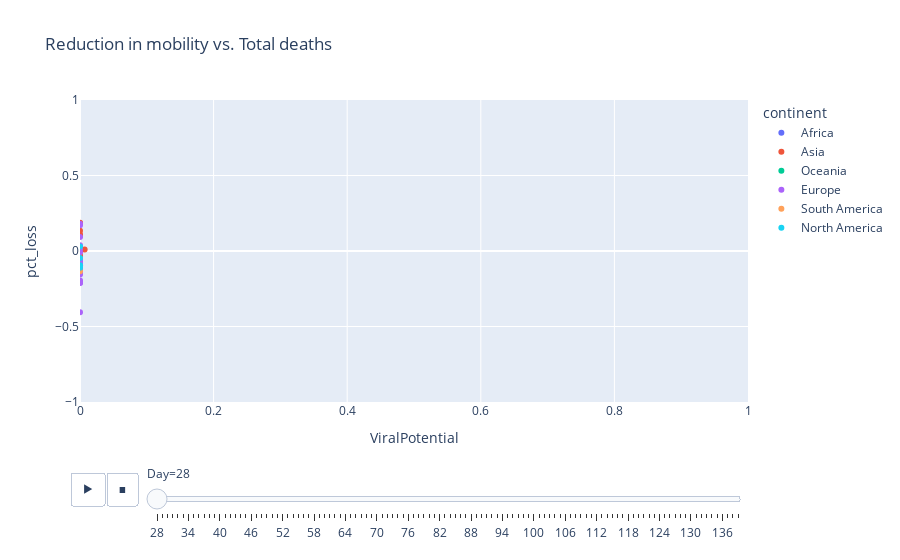

Write notebook code for a chart like this one.
### Code cell
df = df.sort_values(['Day', 'Country'])

fig = px.scatter(df, x="ViralPotential", y="pct_loss", animation_frame="Day", animation_group="Country",
           color="continent", hover_name="Country",
                 title='Reduction in mobility vs. Total deaths',
           range_x=[0,1], range_y=[-1,1]) #, range_x=[100,100000], range_y=[25,90]


fig.show()

### Figure 1 — Plotly figure (JSON) as saved in the notebook; plotly's stock layout.template omitted (floating-point values rounded to 4 significant figures)
{"data": [{"hovertemplate": "<b>%{hovertext}</b><br><br>continent=Africa<br>Day=28<br>ViralPotential=%{x}<br>pct_loss=%{y}<extra></extra>", "hovertext": ["Algeria"], "ids": ["Algeria"], "legendgroup": "Africa", "marker": {"color": "#636efa", "symbol": "circle"}, "mode": "markers", "name": "Africa", "orientation": "v", "showlegend": true, "type": "scatter", "x": [0], "xaxis": "x", "y": [0.1005], "yaxis": "y"}, {"hovertemplate": "<b>%{hovertext}</b><br><br>continent=Asia<br>Day=28<br>ViralPotential=%{x}<br>pct_loss=%{y}<extra></extra>", "hovertext": ["Armenia", "Bahrain", "China", "India", "Indonesia", "Israel", "Japan", "Malaysia", "Philippines", "Qatar", "Singapore", "South Korea", "Sri Lanka", "Thailand", "United Arab Emirates"], "ids": ["Armenia", "Bahrain", "China", "India", "Indonesia", "Israel", "Japan", "Malaysia", "Philippines", "Qatar", "Singapore", "South Korea", "Sri Lanka", "Thailand", "United Arab Emirates"], "legendgroup": "Asia", "marker": {"color": "#EF553B", "symbol": "circle"}, "mode": "markers", "name": "Asia", "orientation": "v", "showlegend": true, "type": "scatter", "x": [0, 0, 0.006938, 0, 0, 0, 7.498e-06, 6.788e-06, 0, 0, 7.629e-06, 7.426e-06, 1.318e-06, 2.249e-05, 2.198e-06], "xaxis": "x", "y": [0.1339, -0.09871, 0.009717, -0.02793, 0.1872, 0.1814, 0.02587, -0.04744, 0.0157, -0.08816, -0.04674, -0.003583, -0.0495, -0.09629, 0.1086], "yaxis": "y"}, {"hovertemplate": "<b>%{hovertext}</b><br><br>continent=Oceania<br>Day=28<br>ViralPotential=%{x}<br>pct_loss=%{y}<extra></extra>", "hovertext": ["Australia", "New Zealand"], "ids": ["Australia", "New Zealand"], "legendgroup": "Oceania", "marker": {"color": "#00cc96", "symbol": "circle"}, "mode": "markers", "name": "Oceania", "orientation": "v", "showlegend": true, "type": "scatter", "x": [7.044e-06, 0], "xaxis": "x", "y": [-0.1253, -0.1453], "yaxis": "y"}, {"hovertemplate": "<b>%{hovertext}</b><br><br>continent=Europe<br>Day=28<br>ViralPotential=%{x}<br>pct_loss=%{y}<extra></extra>", "hovertext": ["Austria", "Belarus", "Belgium", "Croatia", "Czech Republic", "Denmark", "Estonia", "Finland", "France", "Germany", "Greece", "Iceland", "Ireland", "Italy", "Luxembourg", "Netherlands", "Norway", "Romania", "Russia", "Spain", "Sweden", "Switzerland", "United Kingdom"], "ids": ["Austria", "Belarus", "Belgium", "Croatia", "Czech Republic", "Denmark", "Estonia", "Finland", "France", "Germany", "Greece", "Iceland", "Ireland", "Italy", "Luxembourg", "Netherlands", "Norway", "Romania", "Russia", "Spain", "Sweden", "Switzerland", "United Kingdom"], "legendgroup": "Europe", "marker": {"color": "#ab63fa", "symbol": "circle"}, "mode": "markers", "name": "Europe", "orientation": "v", "showlegend": true, "type": "scatter", "x": [0, 0, 0, 0, 0, 0, 0, 0, 7.057e-06, 2.346e-06, 0, 0, 0, 0, 0, 0, 0, 0, 0, 0, 0, 0, 0], "xaxis": "x", "y": [0.03733, -0.4054, -0.1273, -0.1946, -0.08653, -0.1441, -0.2124, -0.131, -0.05228, -0.1105, 0.09322, -0.2054, -0.0729, -0.06736, -0.2109, -0.08757, -0.1262, 0.1813, -0.008313, 0.1711, -0.1551, 0.01162, -0.0537], "yaxis": "y"}, {"hovertemplate": "<b>%{hovertext}</b><br><br>continent=South America<br>Day=28<br>ViralPotential=%{x}<br>pct_loss=%{y}<extra></extra>", "hovertext": ["Brazil"], "ids": ["Brazil"], "legendgroup": "South America", "marker": {"color": "#FFA15A", "symbol": "circle"}, "mode": "markers", "name": "South America", "orientation": "v", "showlegend": true, "type": "scatter", "x": [0], "xaxis": "x", "y": [-0.1344], "yaxis": "y"}, {"hovertemplate": "<b>%{hovertext}</b><br><br>continent=North America<br>Day=28<br>ViralPotential=%{x}<br>pct_loss=%{y}<extra></extra>", "hovertext": ["Canada", "Dominican Republic", "Mexico", "United States"], "ids": ["Canada", "Dominican Republic", "Mexico", "United States"], "legendgroup": "North America", "marker": {"color": "#19d3f3", "symbol": "circle"}, "mode": "markers", "name": "North America", "orientation": "v", "showlegend": true, "type": "scatter", "x": [4.249e-06, 0, 0, 1.173e-05], "xaxis": "x", "y": [-0.09416, 0.02935, -0.1117, -0.04712], "yaxis": "y"}], "layout": {"legend": {"title": {"text": "continent"}, "tracegroupgap": 0}, "sliders": [{"active": 0, "currentvalue": {"prefix": "Day="}, "len": 0.9, "pad": {"b": 10, "t": 60}, "steps": [{"args": [["28"], {"frame": {"duration": 0, "redraw": false}, "fromcurrent": true, "mode": "immediate", "transition": {"duration": 0, "easing": "linear"}}], "label": "28", "method": "animate"}, {"args": [["29"], {"frame": {"duration": 0, "redraw": false}, "fromcurrent": true, "mode": "immediate", "transition": {"duration": 0, "easing": "linear"}}], "label": "29", "method": "animate"}, {"args": [["30"], {"frame": {"duration": 0, "redraw": false}, "fromcurrent": true, "mode": "immediate", "transition": {"duration": 0, "easing": "linear"}}], "label": "30", "method": "animate"}, {"args": [["31"], {"frame": {"duration": 0, "redraw": false}, "fromcurrent": true, "mode": "immediate", "transition": {"duration": 0, "easing": "linear"}}], "label": "31", "method": "animate"}, {"args": [["32"], {"frame": {"duration": 0, "redraw": false}, "fromcurrent": true, "mode": "immediate", "transition": {"duration": 0, "easing": "linear"}}], "label": "32", "method": "animate"}, {"args": [["33"], {"frame": {"duration": 0, "redraw": false}, "fromcurrent": true, "mode": "immediate", "transition": {"duration": 0, "easing": "linear"}}], "label": "33", "method": "animate"}, {"args": [["34"], {"frame": {"duration": 0, "redraw": false}, "fromcurrent": true, "mode": "immediate", "transition": {"duration": 0, "easing": "linear"}}], "label": "34", "method": "animate"}, {"args": [["35"], {"frame": {"duration": 0, "redraw": false}, "fromcurrent": true, "mode": "immediate", "transition": {"duration": 0, "easing": "linear"}}], "label": "35", "method": "animate"}, {"args": [["36"], {"frame": {"duration": 0, "redraw": false}, "fromcurrent": true, "mode": "immediate", "transition": {"duration": 0, "easing": "linear"}}], "label": "36", "method": "animate"}, {"args": [["37"], {"frame": {"duration": 0, "redraw": false}, "fromcurrent": true, "mode": "immediate", "transition": {"duration": 0, "easing": "linear"}}], "label": "37", "method": "animate"}, {"args": [["38"], {"frame": {"duration": 0, "redraw": false}, "fromcurrent": true, "mode": "immediate", "transition": {"duration": 0, "easing": "linear"}}], "label": "38", "method": "animate"}, {"args": [["39"], {"frame": {"duration": 0, "redraw": false}, "fromcurrent": true, "mode": "immediate", "transition": {"duration": 0, "easing": "linear"}}], "label": "39", "method": "animate"}, {"args": [["40"], {"frame": {"duration": 0, "redraw": false}, "fromcurrent": true, "mode": "immediate", "transition": {"duration": 0, "easing": "linear"}}], "label": "40", "method": "animate"}, {"args": [["41"], {"frame": {"duration": 0, "redraw": false}, "fromcurrent": true, "mode": "immediate", "transition": {"duration": 0, "easing": "linear"}}], "label": "41", "method": "animate"}, {"args": [["42"], {"frame": {"duration": 0, "redraw": false}, "fromcurrent": true, "mode": "immediate", "transition": {"duration": 0, "easing": "linear"}}], "label": "42", "method": "animate"}, {"args": [["43"], {"frame": {"duration": 0, "redraw": false}, "fromcurrent": true, "mode": "immediate", "transition": {"duration": 0, "easing": "linear"}}], "label": "43", "method": "animate"}, {"args": [["44"], {"frame": {"duration": 0, "redraw": false}, "fromcurrent": true, "mode": "immediate", "transition": {"duration": 0, "easing": "linear"}}], "label": "44", "method": "animate"}, {"args": [["45"], {"frame": {"duration": 0, "redraw": false}, "fromcurrent": true, "mode": "immediate", "transition": {"duration": 0, "easing": "linear"}}], "label": "45", "method": "animate"}, {"args": [["46"], {"frame": {"duration": 0, "redraw": false}, "fromcurrent": true, "mode": "immediate", "transition": {"duration": 0, "easing": "linear"}}], "label": "46", "method": "animate"}, {"args": [["47"], {"frame": {"duration": 0, "redraw": false}, "fromcurrent": true, "mode": "immediate", "transition": {"duration": 0, "easing": "linear"}}], "label": "47", "method": "animate"}, {"args": [["48"], {"frame": {"duration": 0, "redraw": false}, "fromcurrent": true, "mode": "immediate", "transition": {"duration": 0, "easing": "linear"}}], "label": "48", "method": "animate"}, {"args": [["49"], {"frame": {"duration": 0, "redraw": false}, "fromcurrent": true, "mode": "immediate", "transition": {"duration": 0, "easing": "linear"}}], "label": "49", "method": "animate"}, {"args": [["50"], {"frame": {"duration": 0, "redraw": false}, "fromcurrent": true, "mode": "immediate", "transition": {"duration": 0, "easing": "linear"}}], "label": "50", "method": "animate"}, {"args": [["51"], {"frame": {"duration": 0, "redraw": false}, "fromcurrent": true, "mode": "immediate", "transition": {"duration": 0, "easing": "linear"}}], "label": "51", "method": "animate"}, {"args": [["52"], {"frame": {"duration": 0, "redraw": false}, "fromcurrent": true, "mode": "immediate", "transition": {"duration": 0, "easing": "linear"}}], "label": "52", "method": "animate"}, {"args": [["53"], {"frame": {"duration": 0, "redraw": false}, "fromcurrent": true, "mode": "immediate", "transition": {"duration": 0, "easing": "linear"}}], "label": "53", "method": "animate"}, {"args": [["54"], {"frame": {"duration": 0, "redraw": false}, "fromcurrent": true, "mode": "immediate", "transition": {"duration": 0, "easing": "linear"}}], "label": "54", "method": "animate"}, {"args": [["55"], {"frame": {"duration": 0, "redraw": false}, "fromcurrent": true, "mode": "immediate", "transition": {"duration": 0, "easing": "linear"}}], "label": "55", "method": "animate"}, {"args": [["56"], {"frame": {"duration": 0, "redraw": false}, "fromcurrent": true, "mode": "immediate", "transition": {"duration": 0, "easing": "linear"}}], "label": "56", "method": "animate"}, {"args": [["57"], {"frame": {"duration": 0, "redraw": false}, "fromcurrent": true, "mode": "immediate", "transition": {"duration": 0, "easing": "linear"}}], "label": "57", "method": "animate"}, {"args": [["58"], {"frame": {"duration": 0, "redraw": false}, "fromcurrent": true, "mode": "immediate", "transition": {"duration": 0, "easing": "linear"}}], "label": "58", "method": "animate"}, {"args": [["59"], {"frame": {"duration": 0, "redraw": false}, "fromcurrent": true, "mode": "immediate", "transition": {"duration": 0, "easing": "linear"}}], "label": "59", "method": "animate"}, {"args": [["60"], {"frame": {"duration": 0, "redraw": false}, "fromcurrent": true, "mode": "immediate", "transition": {"duration": 0, "easing": "linear"}}], "label": "60", "method": "animate"}, {"args": [["61"], {"frame": {"duration": 0, "redraw": false}, "fromcurrent": true, "mode": "immediate", "transition": {"duration": 0, "easing": "linear"}}], "label": "61", "method": "animate"}, {"args": [["62"], {"frame": {"duration": 0, "redraw": false}, "fromcurrent": true, "mode": "immediate", "transition": {"duration": 0, "easing": "linear"}}], "label": "62", "method": "animate"}, {"args": [["63"], {"frame": {"duration": 0, "redraw": false}, "fromcurrent": true, "mode": "immediate", "transition": {"duration": 0, "easing": "linear"}}], "label": "63", "method": "animate"}, {"args": [["64"], {"frame": {"duration": 0, "redraw": false}, "fromcurrent": true, "mode": "immediate", "transition": {"duration": 0, "easing": "linear"}}], "label": "64", "method": "animate"}, {"args": [["65"], {"frame": {"duration": 0, "redraw": false}, "fromcurrent": true, "mode": "immediate", "transition": {"duration": 0, "easing": "linear"}}], "label": "65", "method": "animate"}, {"args": [["66"], {"frame": {"duration": 0, "redraw": false}, "fromcurrent": true, "mode": "immediate", "transition": {"duration": 0, "easing": "linear"}}], "label": "66", "method": "animate"}, {"args": [["67"], {"frame": {"duration": 0, "redraw": false}, "fromcurrent": true, "mode": "immediate", "transition": {"duration": 0, "easing": "linear"}}], "label": "67", "method": "animate"}, {"args": [["68"], {"frame": {"duration": 0, "redraw": false}, "fromcurrent": true, "mode": "immediate", "transition": {"duration": 0, "easing": "linear"}}], "label": "68", "method": "animate"}, {"args": [["69"], {"frame": {"duration": 0, "redraw": false}, "fromcurrent": true, "mode": "immediate", "transition": {"duration": 0, "easing": "linear"}}], "label": "69", "method": "animate"}, {"args": [["70"], {"frame": {"duration": 0, "redraw": false}, "fromcurrent": true, "mode": "immediate", "transition": {"duration": 0, "easing": "linear"}}], "label": "70", "method": "animate"}, {"args": [["71"], {"frame": {"duration": 0, "redraw": false}, "fromcurrent": true, "mode": "immediate", "transition": {"duration": 0, "easing": "linear"}}], "label": "71", "method": "animate"}, {"args": [["72"], {"frame": {"duration": 0, "redraw": false}, "fromcurrent": true, "mode": "immediate", "transition": {"duration": 0, "easing": "linear"}}], "label": "72", "method": "animate"}, {"args": [["73"], {"frame": {"duration": 0, "redraw": false}, "fromcurrent": true, "mode": "immediate", "transition": {"duration": 0, "easing": "linear"}}], "label": "73", "method": "animate"}, {"args": [["74"], {"frame": {"duration": 0, "redraw": false}, "fromcurrent": true, "mode": "immediate", "transition": {"duration": 0, "easing": "linear"}}], "label": "74", "method": "animate"}, {"args": [["75"], {"frame": {"duration": 0, "redraw": false}, "fromcurrent": true, "mode": "immediate", "transition": {"duration": 0, "easing": "linear"}}], "label": "75", "method": "animate"}, {"args": [["76"], {"frame": {"duration": 0, "redraw": false}, "fromcurrent": true, "mode": "immediate", "transition": {"duration": 0, "easing": "linear"}}], "label": "76", "method": "animate"}, {"args": [["77"], {"frame": {"duration": 0, "redraw": false}, "fromcurrent": true, "mode": "immediate", "transition": {"duration": 0, "easing": "linear"}}], "label": "77", "method": "animate"}, {"args": [["78"], {"frame": {"duration": 0, "redraw": false}, "fromcurrent": true, "mode": "immediate", "transition": {"duration": 0, "easing": "linear"}}], "label": "78", "method": "animate"}, {"args": [["79"], {"frame": {"duration": 0, "redraw": false}, "fromcurrent": true, "mode": "immediate", "transition": {"duration": 0, "easing": "linear"}}], "label": "79", "method": "animate"}, {"args": [["80"], {"frame": {"duration": 0, "redraw": false}, "fromcurrent": true, "mode": "immediate", "transition": {"duration": 0, "easing": "linear"}}], "label": "80", "method": "animate"}, {"args": [["81"], {"frame": {"duration": 0, "redraw": false}, "fromcurrent": true, "mode": "immediate", "transition": {"duration": 0, "easing": "linear"}}], "label": "81", "method": "animate"}, {"args": [["82"], {"frame": {"duration": 0, "redraw": false}, "fromcurrent": true, "mode": "immediate", "transition": {"duration": 0, "easing": "linear"}}], "label": "82", "method": "animate"}, {"args": [["83"], {"frame": {"duration": 0, "redraw": false}, "fromcurrent": true, "mode": "immediate", "transition": {"duration": 0, "easing": "linear"}}], "label": "83", "method": "animate"}, {"args": [["84"], {"frame": {"duration": 0, "redraw": false}, "fromcurrent": true, "mode": "immediate", "transition": {"duration": 0, "easing": "linear"}}], "label": "84", "method": "animate"}, {"args": [["85"], {"frame": {"duration": 0, "redraw": false}, "fromcurrent": true, "mode": "immediate", "transition": {"duration": 0, "easing": "linear"}}], "label": "85", "method": "animate"}, {"args": [["86"], {"frame": {"duration": 0, "redraw": false}, "fromcurrent": true, "mode": "immediate", "transition": {"duration": 0, "easing": "linear"}}], "label": "86", "method": "animate"}, {"args": [["87"], {"frame": {"duration": 0, "redraw": false}, "fromcurrent": true, "mode": "immediate", "transition": {"duration": 0, "easing": "linear"}}], "label": "87", "method": "animate"}, {"args": [["88"], {"frame": {"duration": 0, "redraw": false}, "fromcurrent": true, "mode": "immediate", "transition": {"duration": 0, "easing": "linear"}}], "label": "88", "method": "animate"}, {"args": [["89"], {"frame": {"duration": 0, "redraw": false}, "fromcurrent": true, "mode": "immediate", "transition": {"duration": 0, "easing": "linear"}}], "label": "89", "method": "animate"}, {"args": [["90"], {"frame": {"duration": 0, "redraw": false}, "fromcurrent": true, "mode": "immediate", "transition": {"duration": 0, "easing": "linear"}}], "label": "90", "method": "animate"}, {"args": [["91"], {"frame": {"duration": 0, "redraw": false}, "fromcurrent": true, "mode": "immediate", "transition": {"duration": 0, "easing": "linear"}}], "label": "91", "method": "animate"}, {"args": [["92"], {"frame": {"duration": 0, "redraw": false}, "fromcurrent": true, "mode": "immediate", "transition": {"duration": 0, "easing": "linear"}}], "label": "92", "method": "animate"}, {"args": [["93"], {"frame": {"duration": 0, "redraw": false}, "fromcurrent": true, "mode": "immediate", "transition": {"duration": 0, "easing": "linear"}}], "label": "93", "method": "animate"}, {"args": [["94"], {"frame": {"duration": 0, "redraw": false}, "fromcurrent": true, "mode": "immediate", "transition": {"duration": 0, "easing": "linear"}}], "label": "94", "method": "animate"}, {"args": [["95"], {"frame": {"duration": 0, "redraw": false}, "fromcurrent": true, "mode": "immediate", "transition": {"duration": 0, "easing": "linear"}}], "label": "95", "method": "animate"}, {"args": [["96"], {"frame": {"duration": 0, "redraw": false}, "fromcurrent": true, "mode": "immediate", "transition": {"duration": 0, "easing": "linear"}}], "label": "96", "method": "animate"}, {"args": [["97"], {"frame": {"duration": 0, "redraw": false}, "fromcurrent": true, "mode": "immediate", "transition": {"duration": 0, "easing": "linear"}}], "label": "97", "method": "animate"}, {"args": [["98"], {"frame": {"duration": 0, "redraw": false}, "fromcurrent": true, "mode": "immediate", "transition": {"duration": 0, "easing": "linear"}}], "label": "98", "method": "animate"}, {"args": [["99"], {"frame": {"duration": 0, "redraw": false}, "fromcurrent": true, "mode": "immediate", "transition": {"duration": 0, "easing": "linear"}}], "label": "99", "method": "animate"}, {"args": [["100"], {"frame": {"duration": 0, "redraw": false}, "fromcurrent": true, "mode": "immediate", "transition": {"duration": 0, "easing": "linear"}}], "label": "100", "method": "animate"}, {"args": [["101"], {"frame": {"duration": 0, "redraw": false}, "fromcurrent": true, "mode": "immediate", "transition": {"duration": 0, "easing": "linear"}}], "label": "101", "method": "animate"}, {"args": [["102"], {"frame": {"duration": 0, "redraw": false}, "fromcurrent": true, "mode": "immediate", "transition": {"duration": 0, "easing": "linear"}}], "label": "102", "method": "animate"}, {"args": [["103"], {"frame": {"duration": 0, "redraw": false}, "fromcurrent": true, "mode": "immediate", "transition": {"duration": 0, "easing": "linear"}}], "label": "103", "method": "animate"}, {"args": [["104"], {"frame": {"duration": 0, "redraw": false}, "fromcurrent": true, "mode": "immediate", "transition": {"duration": 0, "easing": "linear"}}], "label": "104", "method": "animate"}, {"args": [["105"], {"frame": {"duration": 0, "redraw": false}, "fromcurrent": true, "mode": "immediate", "transition": {"duration": 0, "easing": "linear"}}], "label": "105", "method": "animate"}, {"args": [["106"], {"frame": {"duration": 0, "redraw": false}, "fromcurrent": true, "mode": "immediate", "transition": {"duration": 0, "easing": "linear"}}], "label": "106", "method": "animate"}, {"args": [["107"], {"frame": {"duration": 0, "redraw": false}, "fromcurrent": true, "mode": "immediate", "transition": {"duration": 0, "easing": "linear"}}], "label": "107", "method": "animate"}, {"args": [["108"], {"frame": {"duration": 0, "redraw": false}, "fromcurrent": true, "mode": "immediate", "transition": {"duration": 0, "easing": "linear"}}], "label": "108", "method": "animate"}, {"args": [["109"], {"frame": {"duration": 0, "redraw": false}, "fromcurrent": true, "mode": "immediate", "transition": {"duration": 0, "easing": "linear"}}], "label": "109", "method": "animate"}, {"args": [["110"], {"frame": {"duration": 0, "redraw": false}, "fromcurrent": true, "mode": "immediate", "transition": {"duration": 0, "easing": "linear"}}], "label": "110", "method": "animate"}, {"args": [["111"], {"frame": {"duration": 0, "redraw": false}, "fromcurrent": true, "mode": "immediate", "transition": {"duration": 0, "easing": "linear"}}], "label": "111", "method": "animate"}, {"args": [["112"], {"frame": {"duration": 0, "redraw": false}, "fromcurrent": true, "mode": "immediate", "transition": {"duration": 0, "easing": "linear"}}], "label": "112", "method": "animate"}, {"args": [["113"], {"frame": {"duration": 0, "redraw": false}, "fromcurrent": true, "mode": "immediate", "transition": {"duration": 0, "easing": "linear"}}], "label": "113", "method": "animate"}, {"args": [["114"], {"frame": {"duration": 0, "redraw": false}, "fromcurrent": true, "mode": "immediate", "transition": {"duration": 0, "easing": "linear"}}], "label": "114", "method": "animate"}, {"args": [["115"], {"frame": {"duration": 0, "redraw": false}, "fromcurrent": true, "mode": "immediate", "transition": {"duration": 0, "easing": "linear"}}], "label": "115", "method": "animate"}, {"args": [["116"], {"frame": {"duration": 0, "redraw": false}, "fromcurrent": true, "mode": "immediate", "transition": {"duration": 0, "easing": "linear"}}], "label": "116", "method": "animate"}, {"args": [["117"], {"frame": {"duration": 0, "redraw": false}, "fromcurrent": true, "mode": "immediate", "transition": {"duration": 0, "easing": "linear"}}], "label": "117", "method": "animate"}, {"args": [["118"], {"frame": {"duration": 0, "redraw": false}, "fromcurrent": true, "mode": "immediate", "transition": {"duration": 0, "easing": "linear"}}], "label": "118", "method": "animate"}, {"args": [["119"], {"frame": {"duration": 0, "redraw": false}, "fromcurrent": true, "mode": "immediate", "transition": {"duration": 0, "easing": "linear"}}], "label": "119", "method": "animate"}, {"args": [["120"], {"frame": {"duration": 0, "redraw": false}, "fromcurrent": true, "mode": "immediate", "transition": {"duration": 0, "easing": "linear"}}], "label": "120", "method": "animate"}, {"args": [["121"], {"frame": {"duration": 0, "redraw": false}, "fromcurrent": true, "mode": "immediate", "transition": {"duration": 0, "easing": "linear"}}], "label": "121", "method": "animate"}, {"args": [["122"], {"frame": {"duration": 0, "redraw": false}, "fromcurrent": true, "mode": "immediate", "transition": {"duration": 0, "easing": "linear"}}], "label": "122", "method": "animate"}, {"args": [["123"], {"frame": {"duration": 0, "redraw": false}, "fromcurrent": true, "mode": "immediate", "transition": {"duration": 0, "easing": "linear"}}], "label": "123", "method": "animate"}, {"args": [["124"], {"frame": {"duration": 0, "redraw": false}, "fromcurrent": true, "mode": "immediate", "transition": {"duration": 0, "easing": "linear"}}], "label": "124", "method": "animate"}, {"args": [["125"], {"frame": {"duration": 0, "redraw": false}, "fromcurrent": true, "mode": "immediate", "transition": {"duration": 0, "easing": "linear"}}], "label": "125", "method": "animate"}, {"args": [["126"], {"frame": {"duration": 0, "redraw": false}, "fromcurrent": true, "mode": "immediate", "transition": {"duration": 0, "easing": "linear"}}], "label": "126", "method": "animate"}, {"args": [["127"], {"frame": {"duration": 0, "redraw": false}, "fromcurrent": true, "mode": "immediate", "transition": {"duration": 0, "easing": "linear"}}], "label": "127", "method": "animate"}, {"args": [["128"], {"frame": {"duration": 0, "redraw": false}, "fromcurrent": true, "mode": "immediate", "transition": {"duration": 0, "easing": "linear"}}], "label": "128", "method": "animate"}, {"args": [["129"], {"frame": {"duration": 0, "redraw": false}, "fromcurrent": true, "mode": "immediate", "transition": {"duration": 0, "easing": "linear"}}], "label": "129", "method": "animate"}, {"args": [["130"], {"frame": {"duration": 0, "redraw": false}, "fromcurrent": true, "mode": "immediate", "transition": {"duration": 0, "easing": "linear"}}], "label": "130", "method": "animate"}, {"args": [["131"], {"frame": {"duration": 0, "redraw": false}, "fromcurrent": true, "mode": "immediate", "transition": {"duration": 0, "easing": "linear"}}], "label": "131", "method": "animate"}, {"args": [["132"], {"frame": {"duration": 0, "redraw": false}, "fromcurrent": true, "mode": "immediate", "transition": {"duration": 0, "easing": "linear"}}], "label": "132", "method": "animate"}, {"args": [["133"], {"frame": {"duration": 0, "redraw": false}, "fromcurrent": true, "mode": "immediate", "transition": {"duration": 0, "easing": "linear"}}], "label": "133", "method": "animate"}, {"args": [["134"], {"frame": {"duration": 0, "redraw": false}, "fromcurrent": true, "mode": "immediate", "transition": {"duration": 0, "easing": "linear"}}], "label": "134", "method": "animate"}, {"args": [["135"], {"frame": {"duration": 0, "redraw": false}, "fromcurrent": true, "mode": "immediate", "transition": {"duration": 0, "easing": "linear"}}], "label": "135", "method": "animate"}, {"args": [["136"], {"frame": {"duration": 0, "redraw": false}, "fromcurrent": true, "mode": "immediate", "transition": {"duration": 0, "easing": "linear"}}], "label": "136", "method": "animate"}, {"args": [["137"], {"frame": {"duration": 0, "redraw": false}, "fromcurrent": true, "mode": "immediate", "transition": {"duration": 0, "easing": "linear"}}], "label": "137", "method": "animate"}, {"args": [["138"], {"frame": {"duration": 0, "redraw": false}, "fromcurrent": true, "mode": "immediate", "transition": {"duration": 0, "easing": "linear"}}], "label": "138", "method": "animate"}, {"args": [["139"], {"frame": {"duration": 0, "redraw": false}, "fromcurrent": true, "mode": "immediate", "transition": {"duration": 0, "easing": "linear"}}], "label": "139", "method": "animate"}], "x": 0.1, "xanchor": "left", "y": 0, "yanchor": "top"}], "title": {"text": "Reduction in mobility vs. Total deaths"}, "updatemenus": [{"buttons": [{"args": [null, {"frame": {"duration": 500, "redraw": false}, "fromcurrent": true, "mode": "immediate", "transition": {"duration": 500, "easing": "linear"}}], "label": "&#9654;", "method": "animate"}, {"args": [[null], {"frame": {"duration": 0, "redraw": false}, "fromcurrent": true, "mode": "immediate", "transition": {"duration": 0, "easing": "linear"}}], "label": "&#9724;", "method": "animate"}], "direction": "left", "pad": {"r": 10, "t": 70}, "showactive": false, "type": "buttons", "x": 0.1, "xanchor": "right", "y": 0, "yanchor": "top"}], "xaxis": {"anchor": "y", "domain": [0, 1], "range": [0, 1], "title": {"text": "ViralPotential"}}, "yaxis": {"anchor": "x", "domain": [0, 1], "range": [-1, 1], "title": {"text": "pct_loss"}}}}
